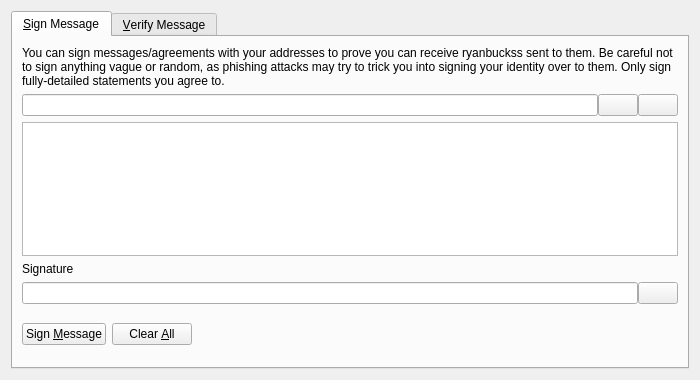
<?xml version="1.0" encoding="UTF-8"?>
<ui version="4.0">
 <class>SignVerifyMessageDialog</class>
 <widget class="QDialog" name="SignVerifyMessageDialog">
  <property name="geometry">
   <rect>
    <x>0</x>
    <y>0</y>
    <width>700</width>
    <height>380</height>
   </rect>
  </property>
  <property name="windowTitle">
   <string>Signatures - Sign / Verify a Message</string>
  </property>
  <property name="modal">
   <bool>true</bool>
  </property>
  <layout class="QVBoxLayout" name="verticalLayout">
   <item>
    <widget class="QTabWidget" name="tabWidget">
     <property name="currentIndex">
      <number>0</number>
     </property>
     <widget class="QWidget" name="tabSignMessage">
      <attribute name="title">
       <string>&amp;Sign Message</string>
      </attribute>
      <layout class="QVBoxLayout" name="verticalLayout_SM">
       <item>
        <widget class="QLabel" name="infoLabel_SM">
         <property name="text">
          <string>You can sign messages/agreements with your addresses to prove you can receive ryanbuckss sent to them. Be careful not to sign anything vague or random, as phishing attacks may try to trick you into signing your identity over to them. Only sign fully-detailed statements you agree to.</string>
         </property>
         <property name="textFormat">
          <enum>Qt::PlainText</enum>
         </property>
         <property name="wordWrap">
          <bool>true</bool>
         </property>
        </widget>
       </item>
       <item>
        <layout class="QHBoxLayout" name="horizontalLayout_1_SM">
         <property name="spacing">
          <number>0</number>
         </property>
         <item>
          <widget class="QValidatedLineEdit" name="addressIn_SM">
           <property name="toolTip">
            <string>The Ryanbucks address to sign the message with</string>
           </property>
          </widget>
         </item>
         <item>
          <widget class="QPushButton" name="addressBookButton_SM">
           <property name="toolTip">
            <string>Choose previously used address</string>
           </property>
           <property name="text">
            <string/>
           </property>
           <property name="icon">
            <iconset resource="../bitcoin.qrc">
             <normaloff>:/icons/address-book</normaloff>:/icons/address-book</iconset>
           </property>
           <property name="shortcut">
            <string>Alt+A</string>
           </property>
           <property name="autoDefault">
            <bool>false</bool>
           </property>
          </widget>
         </item>
         <item>
          <widget class="QPushButton" name="pasteButton_SM">
           <property name="toolTip">
            <string>Paste address from clipboard</string>
           </property>
           <property name="text">
            <string/>
           </property>
           <property name="icon">
            <iconset resource="../bitcoin.qrc">
             <normaloff>:/icons/editpaste</normaloff>:/icons/editpaste</iconset>
           </property>
           <property name="shortcut">
            <string>Alt+P</string>
           </property>
           <property name="autoDefault">
            <bool>false</bool>
           </property>
          </widget>
         </item>
        </layout>
       </item>
       <item>
        <widget class="QPlainTextEdit" name="messageIn_SM">
         <property name="toolTip">
          <string>Enter the message you want to sign here</string>
         </property>
        </widget>
       </item>
       <item>
        <widget class="QLabel" name="signatureLabel_SM">
         <property name="text">
          <string>Signature</string>
         </property>
         <property name="textFormat">
          <enum>Qt::PlainText</enum>
         </property>
        </widget>
       </item>
       <item>
        <layout class="QHBoxLayout" name="horizontalLayout_2_SM">
         <property name="spacing">
          <number>0</number>
         </property>
         <item>
          <widget class="QLineEdit" name="signatureOut_SM">
           <property name="font">
            <font>
             <italic>true</italic>
            </font>
           </property>
           <property name="readOnly">
            <bool>true</bool>
           </property>
          </widget>
         </item>
         <item>
          <widget class="QPushButton" name="copySignatureButton_SM">
           <property name="toolTip">
            <string>Copy the current signature to the system clipboard</string>
           </property>
           <property name="text">
            <string/>
           </property>
           <property name="icon">
            <iconset resource="../bitcoin.qrc">
             <normaloff>:/icons/editcopy</normaloff>:/icons/editcopy</iconset>
           </property>
           <property name="autoDefault">
            <bool>false</bool>
           </property>
          </widget>
         </item>
        </layout>
       </item>
       <item>
        <layout class="QHBoxLayout" name="horizontalLayout_3_SM">
         <item>
          <widget class="QPushButton" name="signMessageButton_SM">
           <property name="toolTip">
            <string>Sign the message to prove you own this Ryanbucks address</string>
           </property>
           <property name="text">
            <string>Sign &amp;Message</string>
           </property>
           <property name="icon">
            <iconset resource="../bitcoin.qrc">
             <normaloff>:/icons/edit</normaloff>:/icons/edit</iconset>
           </property>
           <property name="autoDefault">
            <bool>false</bool>
           </property>
          </widget>
         </item>
         <item>
          <widget class="QPushButton" name="clearButton_SM">
           <property name="toolTip">
            <string>Reset all sign message fields</string>
           </property>
           <property name="text">
            <string>Clear &amp;All</string>
           </property>
           <property name="icon">
            <iconset resource="../bitcoin.qrc">
             <normaloff>:/icons/remove</normaloff>:/icons/remove</iconset>
           </property>
           <property name="autoDefault">
            <bool>false</bool>
           </property>
          </widget>
         </item>
         <item>
          <spacer name="horizontalSpacer_1_SM">
           <property name="orientation">
            <enum>Qt::Horizontal</enum>
           </property>
           <property name="sizeHint" stdset="0">
            <size>
             <width>40</width>
             <height>48</height>
            </size>
           </property>
          </spacer>
         </item>
         <item>
          <widget class="QLabel" name="statusLabel_SM">
           <property name="font">
            <font>
             <weight>75</weight>
             <bold>true</bold>
            </font>
           </property>
           <property name="text">
            <string/>
           </property>
           <property name="wordWrap">
            <bool>true</bool>
           </property>
          </widget>
         </item>
         <item>
          <spacer name="horizontalSpacer_2_SM">
           <property name="orientation">
            <enum>Qt::Horizontal</enum>
           </property>
           <property name="sizeHint" stdset="0">
            <size>
             <width>40</width>
             <height>48</height>
            </size>
           </property>
          </spacer>
         </item>
        </layout>
       </item>
      </layout>
     </widget>
     <widget class="QWidget" name="tabVerifyMessage">
      <attribute name="title">
       <string>&amp;Verify Message</string>
      </attribute>
      <layout class="QVBoxLayout" name="verticalLayout_VM">
       <item>
        <widget class="QLabel" name="infoLabel_VM">
         <property name="text">
          <string>Enter the receiver's address, message (ensure you copy line breaks, spaces, tabs, etc. exactly) and signature below to verify the message. Be careful not to read more into the signature than what is in the signed message itself, to avoid being tricked by a man-in-the-middle attack. Note that this only proves the signing party receives with the address, it cannot prove sendership of any transaction!</string>
         </property>
         <property name="textFormat">
          <enum>Qt::PlainText</enum>
         </property>
         <property name="alignment">
          <set>Qt::AlignLeading|Qt::AlignLeft|Qt::AlignTop</set>
         </property>
         <property name="wordWrap">
          <bool>true</bool>
         </property>
        </widget>
       </item>
       <item>
        <layout class="QHBoxLayout" name="horizontalLayout_1_VM">
         <property name="spacing">
          <number>0</number>
         </property>
         <item>
          <widget class="QValidatedLineEdit" name="addressIn_VM">
           <property name="toolTip">
            <string>The Ryanbucks address the message was signed with</string>
           </property>
          </widget>
         </item>
         <item>
          <widget class="QPushButton" name="addressBookButton_VM">
           <property name="toolTip">
            <string>Choose previously used address</string>
           </property>
           <property name="text">
            <string/>
           </property>
           <property name="icon">
            <iconset resource="../bitcoin.qrc">
             <normaloff>:/icons/address-book</normaloff>:/icons/address-book</iconset>
           </property>
           <property name="shortcut">
            <string>Alt+A</string>
           </property>
           <property name="autoDefault">
            <bool>false</bool>
           </property>
          </widget>
         </item>
        </layout>
       </item>
       <item>
        <widget class="QPlainTextEdit" name="messageIn_VM"/>
       </item>
       <item>
        <widget class="QValidatedLineEdit" name="signatureIn_VM"/>
       </item>
       <item>
        <layout class="QHBoxLayout" name="horizontalLayout_2_VM">
         <item>
          <widget class="QPushButton" name="verifyMessageButton_VM">
           <property name="toolTip">
            <string>Verify the message to ensure it was signed with the specified Ryanbucks address</string>
           </property>
           <property name="text">
            <string>Verify &amp;Message</string>
           </property>
           <property name="icon">
            <iconset resource="../bitcoin.qrc">
             <normaloff>:/icons/transaction_0</normaloff>:/icons/transaction_0</iconset>
           </property>
           <property name="autoDefault">
            <bool>false</bool>
           </property>
          </widget>
         </item>
         <item>
          <widget class="QPushButton" name="clearButton_VM">
           <property name="toolTip">
            <string>Reset all verify message fields</string>
           </property>
           <property name="text">
            <string>Clear &amp;All</string>
           </property>
           <property name="icon">
            <iconset resource="../bitcoin.qrc">
             <normaloff>:/icons/remove</normaloff>:/icons/remove</iconset>
           </property>
           <property name="autoDefault">
            <bool>false</bool>
           </property>
          </widget>
         </item>
         <item>
          <spacer name="horizontalSpacer_1_VM">
           <property name="orientation">
            <enum>Qt::Horizontal</enum>
           </property>
           <property name="sizeHint" stdset="0">
            <size>
             <width>40</width>
             <height>48</height>
            </size>
           </property>
          </spacer>
         </item>
         <item>
          <widget class="QLabel" name="statusLabel_VM">
           <property name="font">
            <font>
             <weight>75</weight>
             <bold>true</bold>
            </font>
           </property>
           <property name="text">
            <string/>
           </property>
           <property name="wordWrap">
            <bool>true</bool>
           </property>
          </widget>
         </item>
         <item>
          <spacer name="horizontalSpacer_2_VM">
           <property name="orientation">
            <enum>Qt::Horizontal</enum>
           </property>
           <property name="sizeHint" stdset="0">
            <size>
             <width>40</width>
             <height>48</height>
            </size>
           </property>
          </spacer>
         </item>
        </layout>
       </item>
      </layout>
     </widget>
    </widget>
   </item>
  </layout>
 </widget>
 <customwidgets>
  <customwidget>
   <class>QValidatedLineEdit</class>
   <extends>QLineEdit</extends>
   <header>qt/qvalidatedlineedit.h</header>
  </customwidget>
 </customwidgets>
 <resources>
  <include location="../bitcoin.qrc"/>
 </resources>
 <connections/>
</ui>
